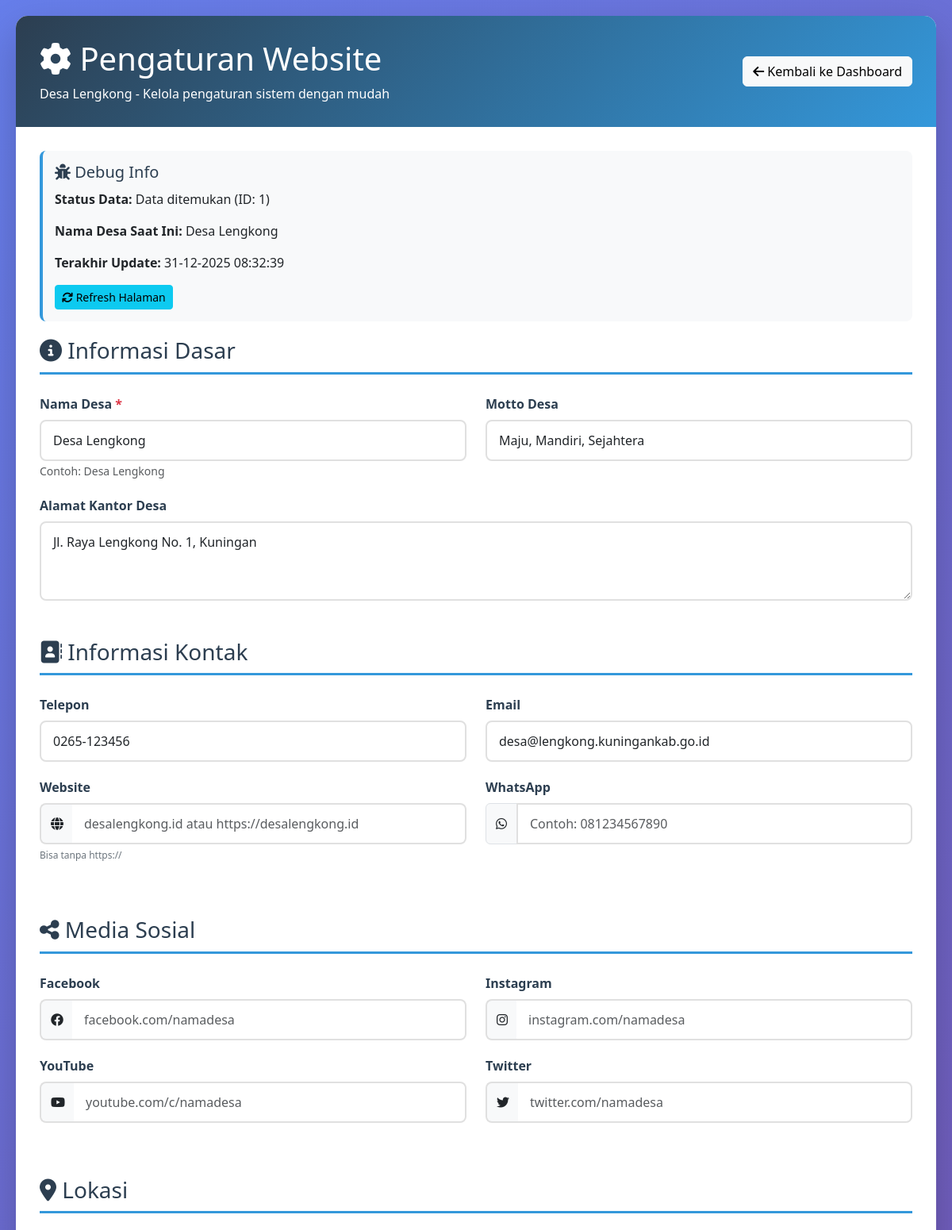
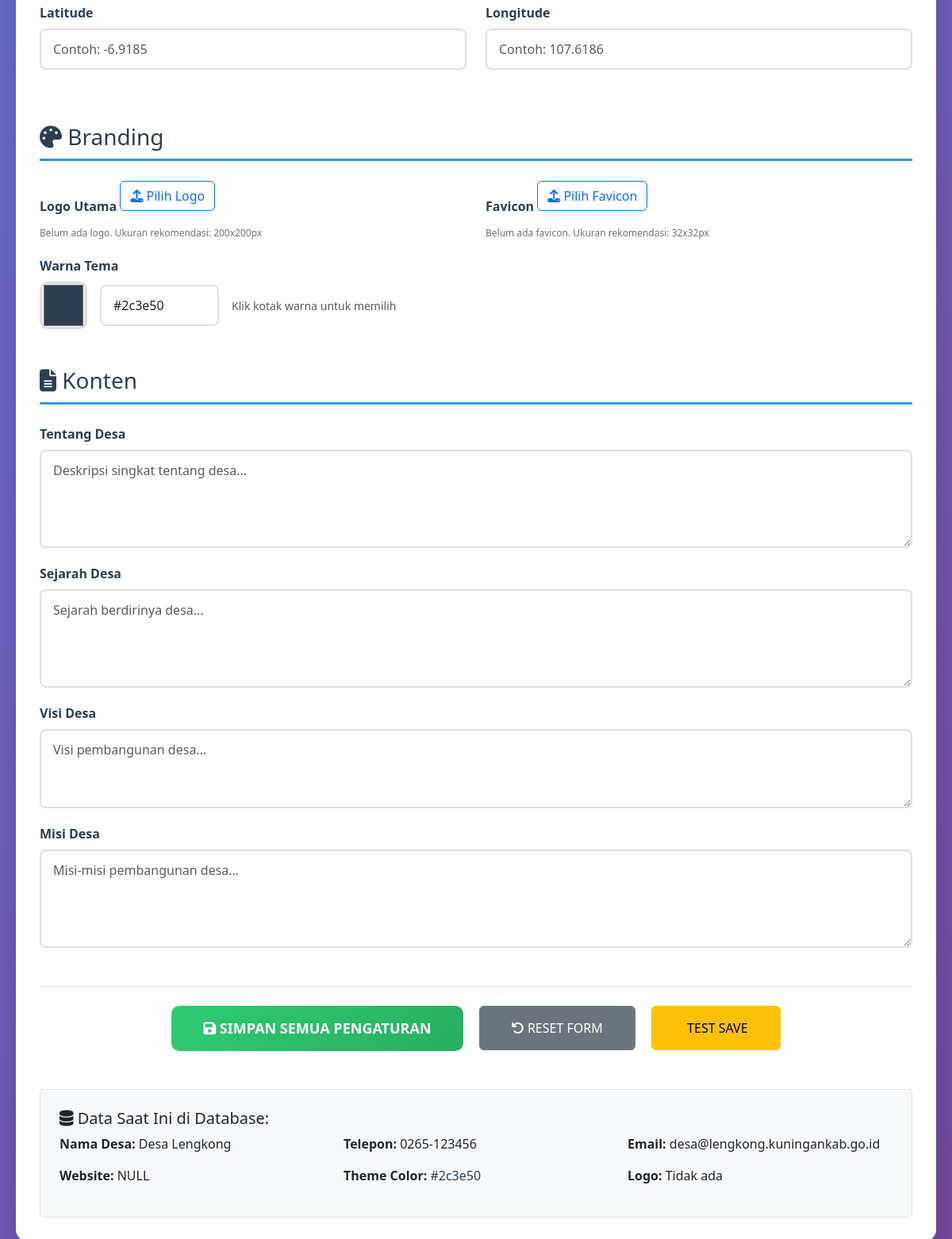
/Lengkong/admin/pengaturan.php (signed in), run on the app's committed database (2 pictures, top to bottom).
### tables this page shows
CREATE TABLE `pengaturan` (
  `id` int NOT NULL,
  `nama_desa` varchar(100) DEFAULT 'Desa Lengkong',
  `motto_desa` varchar(255) DEFAULT NULL,
  `alamat_kantor` text,
  `telepon` varchar(20) DEFAULT NULL,
  `email` varchar(100) DEFAULT NULL,
  `website` varchar(100) DEFAULT NULL,
  `facebook` varchar(100) DEFAULT NULL,
  `instagram` varchar(100) DEFAULT NULL,
  `youtube` varchar(100) DEFAULT NULL,
  `whatsapp` varchar(20) DEFAULT NULL,
  `latitude` decimal(10,8) DEFAULT NULL,
  `longitude` decimal(11,8) DEFAULT NULL,
  `tentang_desa` text,
  `sejarah_desa` text,
  `visi` text,
  `misi` text,
  `logo` varchar(255) DEFAULT NULL,
  `favicon` varchar(255) DEFAULT NULL,
  `theme_color` varchar(7) DEFAULT NULL,
  `updated_at` timestamp NULL DEFAULT CURRENT_TIMESTAMP ON UPDATE CURRENT_TIMESTAMP
);

### Lengkong/admin/pengaturan.php (the view, shortened to what the rows shown need)
<?php
require_once '../config.php';
$result = mysqli_query($conn, "SELECT * FROM pengaturan WHERE id = 1");
$data = mysqli_fetch_assoc($result);
?>
<!DOCTYPE html>
<html lang="id">
<head>
    <link href="https://cdn.jsdelivr.net/npm/bootstrap@5.3.0/dist/css/bootstrap.min.css" rel="stylesheet">
    <link rel="stylesheet" href="https://cdnjs.cloudflare.com/ajax/libs/font-awesome/6.4.0/css/all.min.css">
</head>
<body>
    <div class="settings-container">
        <div class="settings-header">
            <div class="d-flex justify-content-between align-items-center">
                <div>
                    <h1><i class="fas fa-cog"></i> Pengaturan Website</h1>
                </div>
            </div>
        </div>
        <div class="settings-body">
            <div class="debug-panel">
                <h5><i class="fas fa-bug"></i> Debug Info</h5>
                <p><strong>Status Data:</strong> <?php echo $data ? 'Data ditemukan (ID: ' . $data['id'] . ')' : 'Data tidak ditemukan'; ?></p>
                <p><strong>Nama Desa Saat Ini:</strong> <?php echo htmlspecialchars($data['nama_desa'] ?? 'Belum diatur'); ?></p>
                <p><strong>Terakhir Update:</strong> <?php echo date('d-m-Y H:i:s'); ?></p>
                <button type="button" class="btn btn-sm btn-info" onclick="location.reload()">
                    <i class="fas fa-sync"></i> Refresh Halaman
                </button>
            </div>
            <form method="POST" enctype="multipart/form-data" id="settingsForm">
                <div class="mb-5">
                    <div class="row">
                        <div class="col-md-6">
                            <div class="form-group">
                                <label class="form-label">Nama Desa <span class="text-danger">*</span></label>
                                <input type="text" class="form-control" name="nama_desa"
                                       value="<?php echo htmlspecialchars($data['nama_desa'] ?? 'Desa Lengkong'); ?>"
                                       required
                                       placeholder="Masukkan nama desa">
                                <small class="text-muted">Contoh: Desa Lengkong</small>
                            </div>
                        </div>
                        <div class="col-md-6">
                            <div class="form-group">
                                <label class="form-label">Motto Desa</label>
                                <input type="text" class="form-control" name="motto_desa"
                                       value="<?php echo htmlspecialchars($data['motto_desa'] ?? ''); ?>"
                                       placeholder="Contoh: Maju, Mandiri, Sejahtera">
                            </div>
                        </div>
                    </div>
                    <div class="form-group">
                        <label class="form-label">Alamat Kantor Desa</label>
                        <textarea class="form-control" name="alamat_kantor" rows="3"
                                  placeholder="Jl. Contoh No. 123, Kelurahan Lengkong"><?php echo htmlspecialchars($data['alamat_kantor'] ?? ''); ?></textarea>
                    </div>
                </div>
                <div class="mb-5">
                    <div class="row">
                        <div class="col-md-6">
                            <div class="form-group">
                                <label class="form-label">Telepon</label>
                                <input type="text" class="form-control" name="telepon"
                                       value="<?php echo htmlspecialchars($data['telepon'] ?? ''); ?>"
                                       placeholder="Contoh: 021-1234567">
                            </div>
                        </div>
                        <div class="col-md-6">
                            <div class="form-group">
                                <label class="form-label">Email</label>
                                <input type="email" class="form-control" name="email"
                                       value="<?php echo htmlspecialchars($data['email'] ?? ''); ?>"
                                       placeholder="Contoh: desa@email.com">
                            </div>
                        </div>
                    </div>
                </div>
                <div class="mb-5">
                    <div class="form-group">
                        <div class="d-flex align-items-center">
                            <input type="color" class="color-picker" name="theme_color"
                                   value="<?php echo htmlspecialchars($data['theme_color'] ?? '#2c3e50'); ?>">
                            <input type="text" class="form-control ms-3" style="max-width: 150px;"
                                   value="<?php echo htmlspecialchars($data['theme_color'] ?? '#2c3e50'); ?>"
                                   readonly>
                            <div class="ms-3">
                                <small class="text-muted">Klik kotak warna untuk memilih</small>
                            </div>
                        </div>
                    </div>
                </div>
            </form>
            <div class="mt-5 p-4 border rounded bg-light">
                <div class="row">
                    <div class="col-md-4">
                        <p><strong>Nama Desa:</strong> <?php echo htmlspecialchars($data['nama_desa'] ?? 'NULL'); ?></p>
                    </div>
                    <div class="col-md-4">
                        <p><strong>Telepon:</strong> <?php echo htmlspecialchars($data['telepon'] ?? 'NULL'); ?></p>
                    </div>
                    <div class="col-md-4">
                        <p><strong>Email:</strong> <?php echo htmlspecialchars($data['email'] ?? 'NULL'); ?></p>
                    </div>
                </div>
                <div class="row">
                    <div class="col-md-4">
                        <p><strong>Website:</strong> <?php echo htmlspecialchars($data['website'] ?? 'NULL'); ?></p>
                    </div>
                    <div class="col-md-4">
                        <p><strong>Theme Color:</strong> <span style="color: <?php echo $data['theme_color'] ?? '#2c3e50'; ?>"><?php echo htmlspecialchars($data['theme_color'] ?? 'NULL'); ?></span></p>
                    </div>
                </div>
            </div>
        </div>
    </div>
</body>
</html>

### data on the page
pengaturan: id "1", nama_desa "Desa Lengkong", motto_desa "Maju, Mandiri, Sejahtera", alamat_kantor "Jl. Raya Lengkong No. 1, Kuningan", telepon "0265-123456", email "desa@lengkong.kuningankab.go.id", theme_color "#2c3e50", website "NULL"

### other printed values
SITE_NAME "Desa Lengkong"
